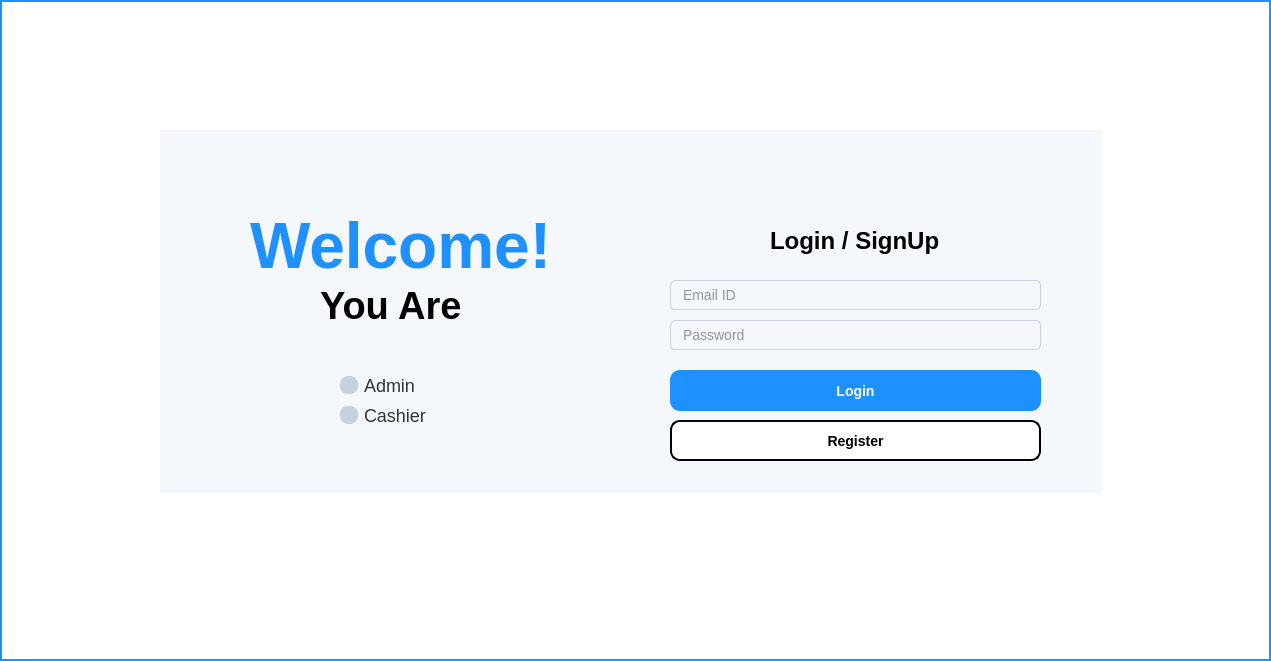
<?xml version="1.0" encoding="UTF-8"?>
<ui version="4.0">
 <class>LoginWindow</class>
 <widget class="QMainWindow" name="LoginWindow">
  <property name="geometry">
   <rect>
    <x>0</x>
    <y>0</y>
    <width>1271</width>
    <height>661</height>
   </rect>
  </property>
  <property name="windowTitle">
   <string>MainWindow</string>
  </property>
  <property name="styleSheet">
   <string notr="true">QMainWindow {
    background-color: #FFFFFF;
    border: 2px solid #1E90FF;
}
</string>
  </property>
  <widget class="QWidget" name="centralwidget">
   <widget class="QWidget" name="widget" native="true">
    <property name="geometry">
     <rect>
      <x>160</x>
      <y>130</y>
      <width>942</width>
      <height>363</height>
     </rect>
    </property>
    <property name="styleSheet">
     <string notr="true">QWidget {
    background-color: #F4F7FC;
    color: #333;
}
</string>
    </property>
    <widget class="QLabel" name="label">
     <property name="geometry">
      <rect>
       <x>90</x>
       <y>80</y>
       <width>301</width>
       <height>71</height>
      </rect>
     </property>
     <property name="styleSheet">
      <string notr="true">QLabel {
    color: #1E90FF;
    font-size: 64px;
    font-weight: bold;
}
</string>
     </property>
     <property name="text">
      <string>Welcome!</string>
     </property>
    </widget>
    <widget class="QLabel" name="label_2">
     <property name="geometry">
      <rect>
       <x>160</x>
       <y>160</y>
       <width>141</width>
       <height>31</height>
      </rect>
     </property>
     <property name="styleSheet">
      <string notr="true">color: black;
font-weight: bold;
font-size: 38px;
font-weight: regular;</string>
     </property>
     <property name="text">
      <string>You Are</string>
     </property>
    </widget>
    <widget class="QRadioButton" name="radioButton">
     <property name="geometry">
      <rect>
       <x>180</x>
       <y>240</y>
       <width>91</width>
       <height>31</height>
      </rect>
     </property>
     <property name="styleSheet">
      <string notr="true">QRadioButton {
    font-size: 18px;
    color: #333;
	outline:none;
	border:none;
}

QRadioButton::indicator {
    width: 18px;
    height: 18px;
}

QRadioButton::indicator:checked {
    background-color: rgb(30, 144, 255);
    border-radius: 8px;
}

QRadioButton::indicator:unchecked {
    background-color: #C5D1E0;
    border-radius: 8px;
}
</string>
     </property>
     <property name="text">
      <string>Admin</string>
     </property>
    </widget>
    <widget class="QRadioButton" name="radioButton_2">
     <property name="geometry">
      <rect>
       <x>180</x>
       <y>270</y>
       <width>101</width>
       <height>31</height>
      </rect>
     </property>
     <property name="styleSheet">
      <string notr="true">QRadioButton {
    font-size: 18px;
    color: #333;
	outline:none;
	border:none;
}

QRadioButton::indicator {
    width: 18px;
    height: 18px;
}

QRadioButton::indicator:checked {
    background-color: rgb(30, 144, 255);
    border-radius: 8px;
}

QRadioButton::indicator:unchecked {
    background-color: #C5D1E0;
    border-radius: 8px;
}
</string>
     </property>
     <property name="text">
      <string>Cashier</string>
     </property>
    </widget>
    <widget class="QLabel" name="label_3">
     <property name="geometry">
      <rect>
       <x>610</x>
       <y>60</y>
       <width>231</width>
       <height>101</height>
      </rect>
     </property>
     <property name="styleSheet">
      <string notr="true">QLabel {
    color: black;
    font-size: 24px;
    font-weight: bold;
}
</string>
     </property>
     <property name="text">
      <string>Login / SignUp</string>
     </property>
    </widget>
    <widget class="QLineEdit" name="lineEdit">
     <property name="geometry">
      <rect>
       <x>510</x>
       <y>150</y>
       <width>371</width>
       <height>30</height>
      </rect>
     </property>
     <property name="styleSheet">
      <string notr="true">QLineEdit {
    background-color: #F4F7FC;
    border: 1px solid #C5D1E0;
    border-radius: 5px;
    padding: 5px 10px;
    font-size: 14px;
}

QLineEdit:focus {
    border: 1px solid #1E90FF;
    background-color: #FFFFFF;
}
</string>
     </property>
     <property name="text">
      <string/>
     </property>
     <property name="placeholderText">
      <string comment="Email Id">Email ID</string>
     </property>
    </widget>
    <widget class="QLineEdit" name="lineEdit_2">
     <property name="geometry">
      <rect>
       <x>510</x>
       <y>190</y>
       <width>371</width>
       <height>30</height>
      </rect>
     </property>
     <property name="styleSheet">
      <string notr="true">QLineEdit {
    background-color: #F4F7FC;
    border: 1px solid #C5D1E0;
    border-radius: 5px;
    padding: 5px 10px;
    font-size: 14px;
}

QLineEdit:focus {
    border: 1px solid #1E90FF;
    background-color: #FFFFFF;
}
</string>
     </property>
     <property name="text">
      <string/>
     </property>
     <property name="placeholderText">
      <string comment="Password">Password</string>
     </property>
    </widget>
    <widget class="QPushButton" name="pushButton">
     <property name="geometry">
      <rect>
       <x>510</x>
       <y>240</y>
       <width>371</width>
       <height>41</height>
      </rect>
     </property>
     <property name="styleSheet">
      <string notr="true">QPushButton {
    background-color:rgb(30, 144, 255) ;
	color: rgb(4, 218, 65);
    color: white;
    border-radius: 10px;
    border: none;
    padding: 8px 16px;
    font-size: 14px;
	font-weight: bold;
}

QPushButton:hover {
    background-color: rgb(20, 96, 167);;
	cursor: pointer;
}

QPushButton:pressed {
    background-color: #4169E1;
}
</string>
     </property>
     <property name="text">
      <string>Login</string>
     </property>
    </widget>
    <widget class="QPushButton" name="pushButton_2">
     <property name="geometry">
      <rect>
       <x>510</x>
       <y>290</y>
       <width>371</width>
       <height>41</height>
      </rect>
     </property>
     <property name="styleSheet">
      <string notr="true">QPushButton {
    background-color: white ;
	color: black;
    border-radius: 10px;
    border: 2px solid black;
    padding: 8px 16px;
    font-size: 14px;
	font-weight: bold;
}

QPushButton:hover {
    background-color: rgb(38, 38, 38);
	color: white;
	cursor:pointer;
}

QPushButton:pressed {
    background-color: #4169E1;
}
</string>
     </property>
     <property name="text">
      <string>Register</string>
     </property>
    </widget>
   </widget>
  </widget>
 </widget>
 <resources/>
 <connections/>
</ui>
